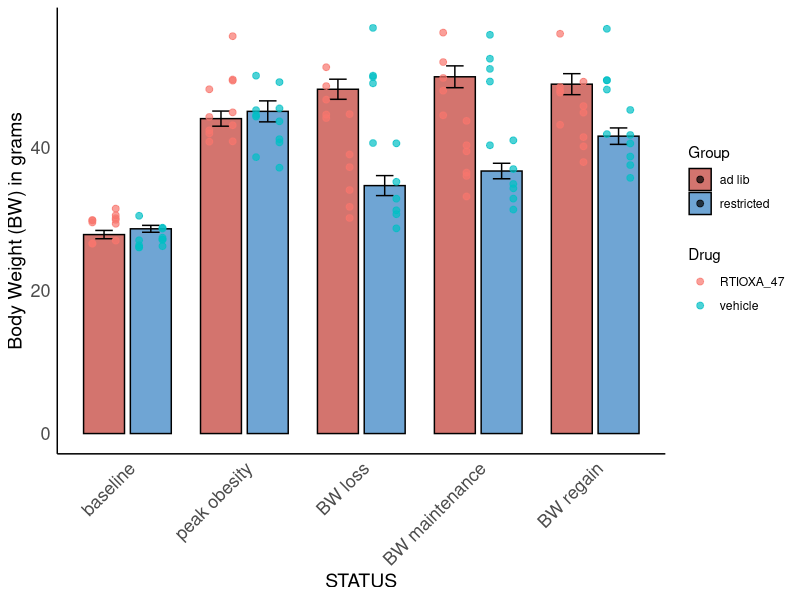
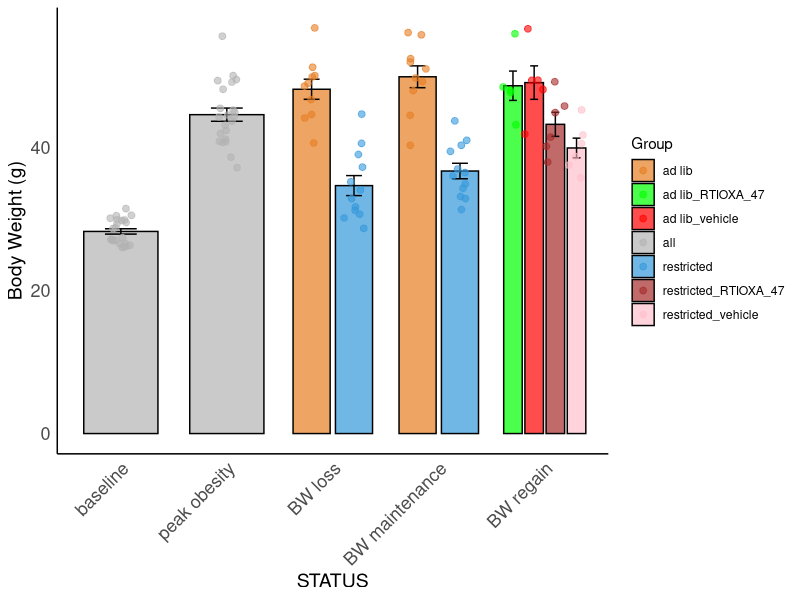

Write R code to recreate these figures, in order.
# This script aims to explore changes in body weight in middle age NZO after different stages of feeding:
#1 from baseline to peak obesity,
#2:from peak of obesity to acute body weight loss
#3 from acute body weight loss to body weight maintenance
#4 from body weight maintenance to body weight gain after RTIOXA-47 injections

#libraries
library(dplyr) #to use pipe
library(ggplot2) #to graph
library(readr) #to read csv
library(tidyr)  # to use drop-na()
library(ggpubr)
library(purrr)
library(broom)
library(Hmisc)
library(lme4)
library(emmeans)

BW_data <- read_csv("../data/BW.csv") %>% 
  filter(COHORT > 2 & COHORT < 6) %>% # Just NZO females
  filter(!ID %in% c(3712, 3715)) %>% # died during study
  group_by(ID) %>% 
  arrange(DATE) %>% 
  mutate(
    bw_rel = 100 * (BW - first(BW)) / first(BW),
    body_lag = (lag(BW) - BW),
    GROUP = case_when(
      ID %in% c(3706, 3707, 3709, 3711, 3713, 3717, 3716, 3719, 3718, 3726) ~ "ad lib",
      ID %in% c(3708, 3714, 3720, 3721, 3710, 3722, 3723, 3724, 3725, 3727, 3728, 3729) ~ "restricted"
    ),
    DRUG = case_when(
      ID %in% c(3706, 3707, 3709, 3711, 3713, 3714, 3720, 3724, 3725, 3727, 3728) ~ "vehicle",
      ID %in% c(3708, 3710, 3716, 3717, 3718, 3719, 3721, 3722, 3723, 3726, 3729) ~ "RTIOXA_47"
    ),
    day_rel = DATE - first(DATE)
  ) %>%
  mutate(
    STATUS = case_when(
      day_rel == 0 ~ "baseline", 
      COMMENTS == "DAY_1_INJECTIONS" ~ "BW maintenance", 
      COMMENTS == "DAY_4_SABLE_AND_SAC" ~ "BW regain",
      day_rel == 161 ~ "BW loss",
      DATE == as.Date("2025-02-24") ~ "peak obesity",
      TRUE ~ NA_character_
    )
  ) %>%
  filter(!is.na(STATUS)) %>% 
  filter(!(ID == 3726 & DATE == as.Date("2025-04-28")))  #repeated


# Make STATUS an ordered factor
BW_data <- BW_data %>%
  mutate(STATUS = factor(STATUS, 
                         levels = c("baseline", "peak obesity", "BW loss", 
                                    "BW maintenance", "BW regain")))


#format plot

scaleFill <- scale_fill_manual(values = c("#C03830FF", "#317EC2FF"))


format.plot <- theme(
  strip.background = element_blank(),
  panel.spacing.x = unit(0.1, "lines"),          
  panel.spacing.y = unit(1.5, "lines"),  
  axis.text = element_text(family = "Helvetica", size = 13),
  axis.title = element_text(family = "Helvetica", size = 14),
  
  # remove background grid lines only
  panel.grid.major = element_blank(),
  panel.grid.minor = element_blank(),
  
  # keep axis lines
  axis.line = element_line(color = "black")
)

plot <- BW_data %>%
  ggplot(aes(x = STATUS, y = BW, fill = GROUP)) +
  
  # mean bars
  stat_summary(
    fun = mean,
    geom = "col",
    position = position_dodge(width = 0.8),
    color = "black", width = 0.7, alpha = 0.7
  ) +
  
  # error bars (mean ± SE)
  stat_summary(
    fun.data = mean_se,
    geom = "errorbar",
    position = position_dodge(width = 0.8),
    width = 0.3
  ) +
  
  # individual data points
  geom_point(
    aes(color = DRUG),
    position = position_dodge(width = 0.8),
    alpha = 0.7, size = 2
  ) +
  
  scaleFill +
  theme_minimal() +
  labs(y = "Body Weight (BW) in grams", fill = "Group", color = "Drug") +
  format.plot +
  theme(
    axis.text.x = element_text(angle = 45, hjust = 1)
  )

plot

BW_plotdata <- BW_data %>%
  mutate(
    PlotGroup = case_when(
      STATUS %in% c("baseline", "peak obesity") ~ "all",          # collapse all
      STATUS %in% c("BW loss", "BW maintenance") ~ GROUP,         # separate by GROUP
      STATUS == "BW regain" ~ paste(GROUP, DRUG, sep = "_")       # GROUP × DRUG
    )
  )

# Define custom colors
custom_colors <- c(
  "all" = "gray70",
  "ad lib" = "#E67E22",              # orange
  "restricted" = "#3498DB",          # sky blue
  "ad lib_vehicle" = "red",      # darker orange
  "ad lib_RTIOXA_47" = "green",    # lighter orange
  "restricted_vehicle" = "pink",  # darker blue
  "restricted_RTIOXA_47" = "brown" # lighter blue
)

plot <- BW_plotdata %>%
  ggplot(aes(x = STATUS, y = BW, fill = PlotGroup)) +
  
  stat_summary(fun = mean, geom = "col",
               position = position_dodge(width = 0.8),
               color = "black", width = 0.7, alpha = 0.7) +
  
  stat_summary(fun.data = mean_se, geom = "errorbar",
               position = position_dodge(width = 0.8),
               width = 0.3) +
  
  geom_point(aes(color = PlotGroup),
             position = position_jitterdodge(dodge.width = 0.8, jitter.width = 0.2),
             alpha = 0.6, size = 2) +
  
  scale_fill_manual(values = custom_colors) +
  scale_color_manual(values = custom_colors) +
  
  theme_minimal() +
  labs(y = "Body Weight (g)", fill = "Group", color = "Group") +
  theme(axis.text.x = element_text(angle = 45, hjust = 1))+
  format.plot

plot

# Fit model
#fits a linear mixed-effects model to evaluate how body weight (BW) changes 
#across different experimental stages (STATUS), between experimental groups (GROUP), 
#and depending on treatment (DRUG)

model <- lmer(BW ~ STATUS * GROUP * DRUG + (1|ID), data = BW_data) # 1|ID is important here because you measure body weight repeatedly in the same animals, 
#observations from the same animal are not independent, the random intercept allows each animal to have its own baseline body weight.
summary(model)

#The asterisks tell R to include:
#1. Main effects: STATUS, GROUP and DRUG
#2. Two-way interactions: STATUS × GROUP, STATUS × DRUG, GROUP × DRUG
#3. Three-way interaction: STATUS × GROUP × DRUG

#In other words, you are testing whether body weight changes across experimental stages
#and whether those changes differ depending on the experimental group and drug treatment.

#Your model is:model <- lmer(BW ~ STATUS * GROUP * DRUG + (1|ID), data = BW_data), You have: 110 BW observations, 22 individual animals,
#Five STATUS categories (one reference category plus four displayed in the output), Two GROUP categories, Two DRUG categories.
#The model considers all combinations of STATUS, GROUP, and DRUG.

#The random effect section Tdescribes the variability in your data.
#Component	    Variance	    Meaning: 
#ID (intercept)	9.997	        Differences in average BW between animals.
#Residual    	5.996	        Variation in BW not explained by the model, including within-animal variation.

#For example, some animals might consistently weigh more than others, even when they are at the same experimental stage.
#The model accounts for these differences rather than treating all 110 observations as independent.
#You have 22 animals contributing to those 110 observations.

#3. Understanding fixed effects, This is the most important section of your output.
#Before interpreting individual coefficients, we need to understand something called the reference category.
#R uses one category from each categorical variable as the reference against which the other categories are compared.
#Based on your output, your reference categories appear to be: STATUS: Baseline (the omitted category),  GROUP: Unrestricted (the omitted category) and DRUG: RTI-47 (the omitted category).
#This is important because all the coefficients in your output are interpreted relative to this reference condition, unless they represent interactions.



# Save emmeans results
emmeans_results <- emmeans(model, pairwise ~ STATUS * GROUP, adjust = "tukey")

#to evaluate baseline ad lib - baseline restricted   p=1
# to evaluate peak obesity ad lib - peak obesity restricted p=0.99

# Convert to data frame
df_emm <- as.data.frame(emmeans_results$emmeans)   # estimated means
df_pairs <- as.data.frame(emmeans_results$contrasts)  # pairwise comparisons

# Print all rows
print(df_emm, n = Inf)
print(df_pairs, n = Inf)
# Keep only significant contrasts
df_sig <- df_pairs %>%
  filter(p.value <= 0.05)

# View the results
print(df_sig, n = Inf)
View(df_sig)
